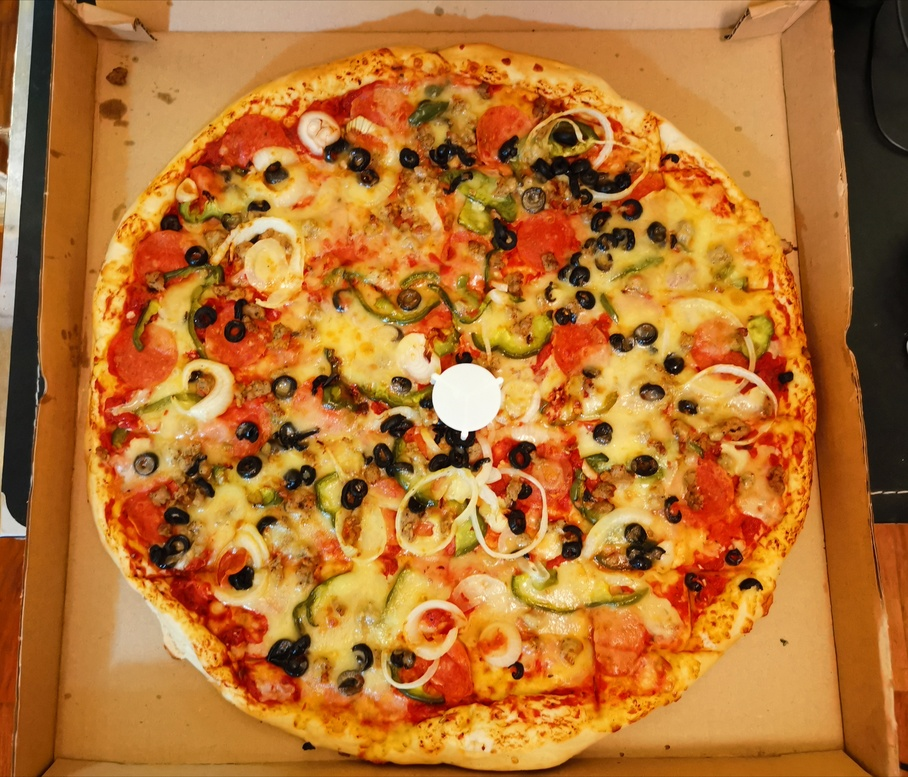
#> input picture pizza.jpg, 908 x 777 px, shrunk from 3197 x 2736 before the run
$ jupyter execute 'Digital Image Sampling and Quantization.ipynb'
#> lines starting #> are read from the running program, lines starting #| are printed output that depends on the picture
# Image Processing with Python: Digital Image Sampling and Quantization

by: Jephraim C. Manansala | Published on https://jephraim-manansala.medium.com/

### How high-definition is high-definition?

In this post, we will be exploring how image resolution is represented in computer vision. More specifically, we will be looking at how the spatial resolution and intensity value discretization can affect the image’s overall quality.

Let’s begin.

As usual, we import libraries such as `numpy`, and `matplotlib`.

[cell 1]
import numpy as np
import matplotlib.pyplot as plt
from skimage.io import imshow, imread

But first, let us define what image sampling is. **Image sampling** involves taking the value of the image at regular spatial intervals. The length of the intervals defines the spatial resolution of the image.

To better explain this, let us try to sample an analog image of a circle where N is the number of pixels on the side of the image.

[cell 2]
def circle_image(x, y):
    X, Y = np.meshgrid(x, y)
    return X**2 + Y**2

factors = 2**np.arange(1, 5)
fig, ax = plt.subplots(1, len(factors), figsize=(15, 4))
for i, N in enumerate(factors):
    image = circle_image(np.linspace(-1, 1, num=N), np.linspace(-1, 1, num=N))
    ax[i].imshow(image, cmap='gray')
    ax[i].set_title('$N = {}$'.format(N))
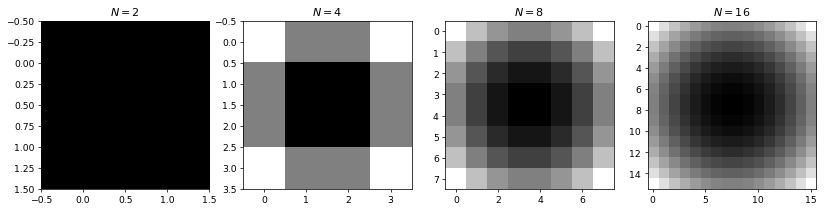
#> figure drawn by matplotlib, 4 panels

As we can observe, the image’s resolution is better, and the points are much denser as N increases. This signifies that as we increase the number of pixels in the image, we can better represent an analog object into a digital image.

Let’s try this in an actual image. Here I have an image of a pizza.

[cell 3]
pizza = imread('pizza.jpg')
#> pizza is the input picture: shape (777, 908, 3); mean R, G, B 180.2, 114.7, 49.4

from skimage.transform import downscale_local_mean
factors = 3**np.arange(1, 5)
figure, axis = plt.subplots(1, len(factors), figsize=(20, 6))
for factor, ax in zip(factors, axis):
    image = downscale_local_mean(pizza,
                                 factors=(factor, factor, 1)).astype(int)
    ax.imshow(image)
    ax.set_title('$N={}$'.format(image.shape[0]))
#> this loop made 4 passes
#> pass 1, `image = downscale_local_mean(pizza, factors=(factor, factor, 1)).astyp..`:
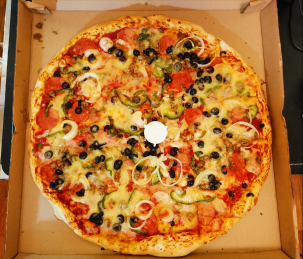
#> image: shape (259, 303, 3) int64; mean R, G, B 179.6, 114.1, 48.9
#> pass 2, `image = downscale_local_mean(pizza, factors=(factor, factor, 1)).astyp..`:
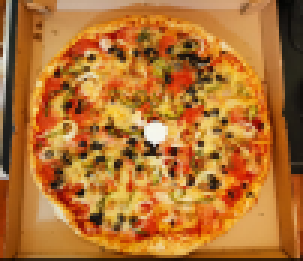
#> image: shape (87, 101, 3) int64 (shown 3 times larger); mean R, G, B 178.2, 113.2, 48.5
#> pass 3, `image = downscale_local_mean(pizza, factors=(factor, factor, 1)).astyp..`:
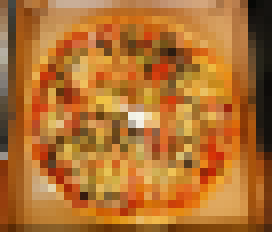
#> image: shape (29, 34, 3) int64 (shown 8 times larger); mean R, G, B 176.4, 112.1, 48
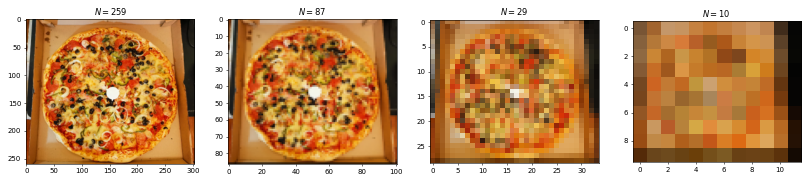
#> figure drawn by matplotlib, 4 panels

In the first two images, we can observe that there is not much of a difference. This signifies that unless we need to zoom in on the image, we do not require a higher resolution on the image to understand the image’s details better.

However, as we further decrease the sampling on the image’s spatial resolution, it is clear that the image is no longer clear. Lots of information is lost, and the digital image cannot fully represent the analog object.

I hope that is clear. The next concept that we need to understand is **image quantization**. Image quantization involves discretizing the intensity values of the analog image.

To demonstrate this, let us try to discretize an analog image of a circle where k is the number of bits representing an intensity value.

[cell 4]
def circle_image(x, y):
    X, Y = np.meshgrid(x, y)
    return X**2 + Y**2

factors = 2**np.arange(1, 5)
circ_image = circle_image(np.linspace(0, 1, num=4),
                          np.linspace(0, 1, num=4))
fig, ax = plt.subplots(1, len(factors), figsize=(15, 4))
for i, k in enumerate(factors):
    bins = np.linspace(0, circ_image.max(), k)
    image = np.digitize(circ_image, bins)
    image = np.vectorize(bins.tolist().__getitem__)(image-1)
    ax[i].imshow(image)
    ax[i].set_title('$k = {}$'.format(k))
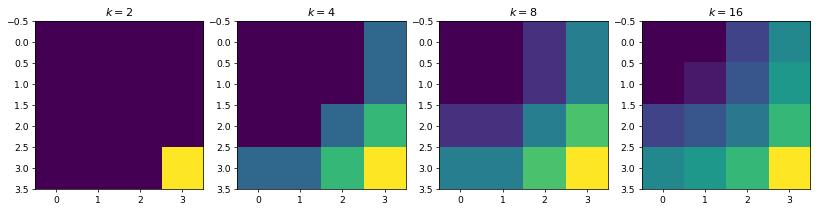
#> figure drawn by matplotlib, 4 panels

As we can observe, the color representation of the image is much better as k increases. This signifies that as we increase the number of discrete values representing the image intensity values in the image, the better we can represent an analog object into a digital image.

Again, let’s try this in our image of a pizza.

[cell 5]
factors = 2**np.arange(1, 5)
figure, axis = plt.subplots(1, len(factors), figsize=(20, 6))
for k, ax in zip(factors, axis):
    bins = np.linspace(0, pizza.max(), k)
    image = np.digitize(pizza, bins)
    image = (np.vectorize(bins.tolist().__getitem__)
                         (image-1).astype(int))
    ax.imshow(image)
    ax.set_title('$k = {}$'.format(k))
#> this loop made 4 passes
#> pass 1, `image = np.digitize(pizza, bins)`:
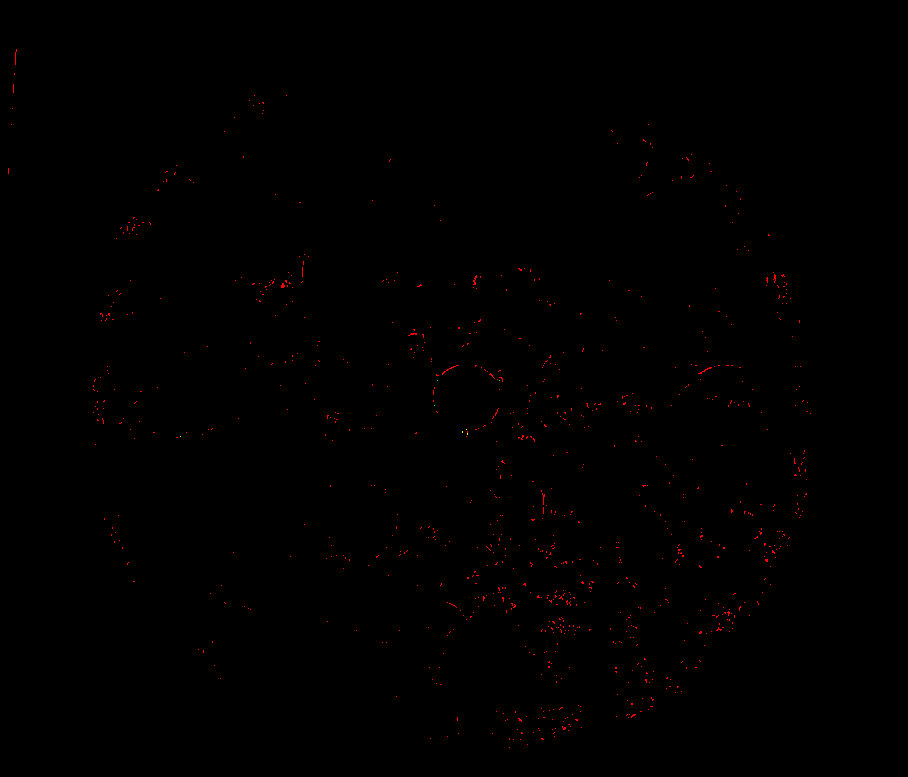
#> image: shape (777, 908, 3) int64; mean R, G, B 1, 1, 1; drawn with min black and max white
#> pass 2, `image = np.digitize(pizza, bins)`:
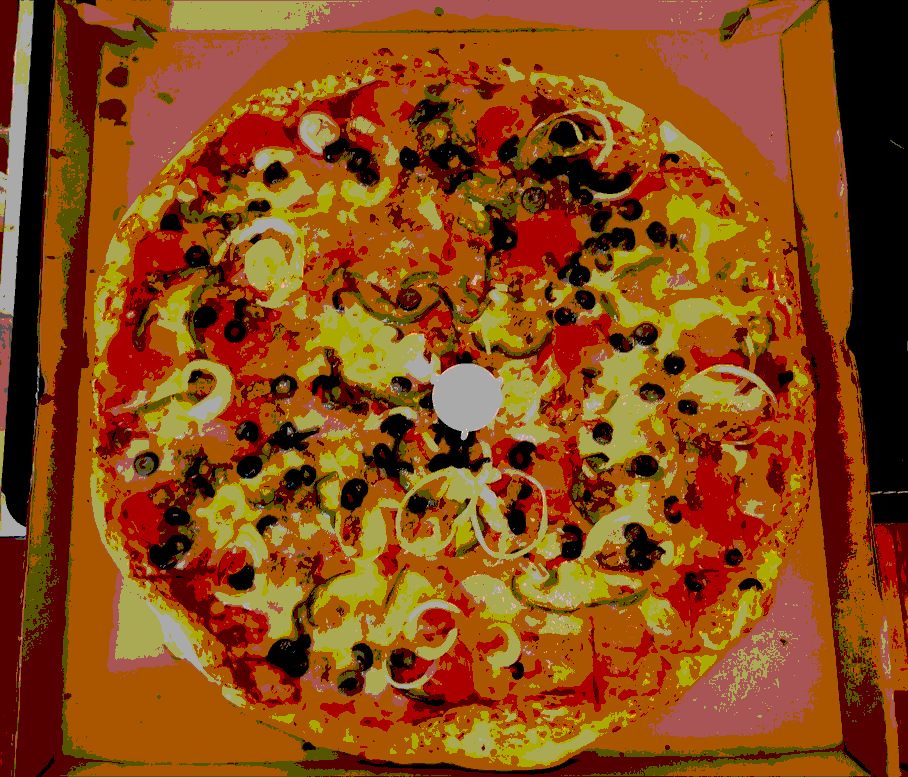
#> image: shape (777, 908, 3) int64; mean R, G, B 2.61, 1.86, 1.22; drawn with min black and max white
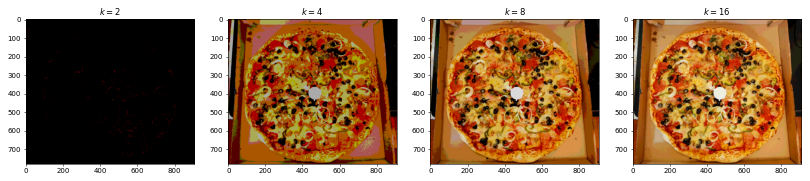
#> figure drawn by matplotlib, 4 panels
